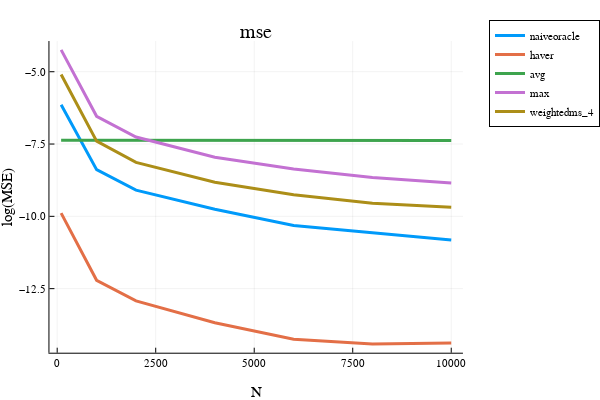

The notebook cell this image was saved under:
### Code cell
x = opt.N_ary
i = 1; plot(x, log.(mse[:,i]), label=estimator_names[i], linewidth=3)
i = 2; plot!(x, log.(mse[:,i]), label=estimator_names[i], linewidth=3)
i = 3; plot!(x, log.(mse[:,i]), label=estimator_names[i], linewidth=3) 
i = 4; plot!(x, log.(mse[:,i]), label=estimator_names[i], linewidth=3)
i = 5; plot!(x, log.(mse[:,i]), label=estimator_names[i], linewidth=3)
# i = 6; plot!(x, log.(mse[:,i]), label=estimator_names[i], linewidth=3)
plot!(xlabel="N", ylabel="log(MSE)", legend=:outertopright)  
title!("mse")

### Figure 1 — Plotly figure (JSON) as saved in the notebook; plotly's stock layout.template omitted (floating-point values rounded to 4 significant figures)
{"data": [{"colorbar": {"title": {"text": ""}}, "legendgroup": "naiveoracle", "line": {"color": "rgba(0, 154, 250, 1.000)", "dash": "solid", "shape": "linear", "width": 3}, "mode": "lines", "name": "naiveoracle", "showlegend": true, "type": "scatter", "x": [100, 1000, 2000, 4000, 6000, 8000, 10000], "xaxis": "x", "y": [-6.143, -8.386, -9.096, -9.755, -10.31, -10.58, -10.82], "yaxis": "y", "zmax": null, "zmin": null}, {"colorbar": {"title": {"text": ""}}, "legendgroup": "haver", "line": {"color": "rgba(227, 111, 71, 1.000)", "dash": "solid", "shape": "linear", "width": 3}, "mode": "lines", "name": "haver", "showlegend": true, "type": "scatter", "x": [100, 1000, 2000, 4000, 6000, 8000, 10000], "xaxis": "x", "y": [-9.888, -12.21, -12.92, -13.68, -14.25, -14.41, -14.38], "yaxis": "y", "zmax": null, "zmin": null}, {"colorbar": {"title": {"text": ""}}, "legendgroup": "avg", "line": {"color": "rgba(62, 164, 78, 1.000)", "dash": "solid", "shape": "linear", "width": 3}, "mode": "lines", "name": "avg", "showlegend": true, "type": "scatter", "x": [100, 1000, 2000, 4000, 6000, 8000, 10000], "xaxis": "x", "y": [-7.368, -7.367, -7.378, -7.378, -7.377, -7.381, -7.381], "yaxis": "y", "zmax": null, "zmin": null}, {"colorbar": {"title": {"text": ""}}, "legendgroup": "max", "line": {"color": "rgba(195, 113, 210, 1.000)", "dash": "solid", "shape": "linear", "width": 3}, "mode": "lines", "name": "max", "showlegend": true, "type": "scatter", "x": [100, 1000, 2000, 4000, 6000, 8000, 10000], "xaxis": "x", "y": [-4.244, -6.542, -7.257, -7.954, -8.363, -8.656, -8.85], "yaxis": "y", "zmax": null, "zmin": null}, {"colorbar": {"title": {"text": ""}}, "legendgroup": "weightedms_4", "line": {"color": "rgba(172, 142, 24, 1.000)", "dash": "solid", "shape": "linear", "width": 3}, "mode": "lines", "name": "weightedms_4", "showlegend": true, "type": "scatter", "x": [100, 1000, 2000, 4000, 6000, 8000, 10000], "xaxis": "x", "y": [-5.098, -7.399, -8.134, -8.821, -9.25, -9.544, -9.686], "yaxis": "y", "zmax": null, "zmin": null}], "layout": {"annotations": [{"font": {"color": "rgba(0, 0, 0, 1)", "family": "sans-serif", "size": 20}, "rotation": 0, "showarrow": false, "text": "mse", "x": 0.5498, "xanchor": "center", "xref": "paper", "y": 1, "yanchor": "top", "yref": "paper"}], "height": 400, "legend": {"bgcolor": "rgba(255, 255, 255, 1.000)", "bordercolor": "rgba(0, 0, 0, 1)", "borderwidth": 1, "font": {"color": "rgba(0, 0, 0, 1)", "family": "sans-serif", "size": 11}, "title": {"font": {"color": "rgba(0, 0, 0, 1)", "family": "sans-serif", "size": 15}, "text": ""}, "tracegroupgap": 0, "traceorder": "normal", "x": 1.05, "xanchor": "upper", "y": 1, "yanchor": "right"}, "margin": {"b": 20, "l": 0, "r": 0, "t": 20}, "paper_bgcolor": "rgba(255, 255, 255, 1.000)", "plot_bgcolor": "rgba(255, 255, 255, 1.000)", "showlegend": true, "width": 600, "xaxis": {"anchor": "y", "domain": [0.1061, 0.9934], "gridcolor": "rgba(0, 0, 0, 0.1)", "gridwidth": 0.5, "linecolor": "rgba(0, 0, 0, 1)", "mirror": false, "range": [-197, 10297], "showgrid": true, "showline": true, "showticklabels": true, "tickangle": 0, "tickcolor": "rgb(0, 0, 0)", "tickfont": {"color": "rgba(0, 0, 0, 1)", "family": "sans-serif", "size": 11}, "tickmode": "array", "ticks": "inside", "ticktext": ["0", "2500", "5000", "7500", "10000"], "tickvals": [0, 2500, 5000, 7500, 10000], "title": {"font": {"color": "rgba(0, 0, 0, 1)", "family": "sans-serif", "size": 15}, "text": "N"}, "type": "linear", "visible": true, "zeroline": false, "zerolinecolor": "rgba(0, 0, 0, 1)"}, "yaxis": {"anchor": "x", "domain": [0.07581, 0.9415], "gridcolor": "rgba(0, 0, 0, 0.1)", "gridwidth": 0.5, "linecolor": "rgba(0, 0, 0, 1)", "mirror": false, "range": [-14.71, -3.939], "showgrid": true, "showline": true, "showticklabels": true, "tickangle": 0, "tickcolor": "rgb(0, 0, 0)", "tickfont": {"color": "rgba(0, 0, 0, 1)", "family": "sans-serif", "size": 11}, "tickmode": "array", "ticks": "inside", "ticktext": ["−12.5", "−10.0", "−7.5", "−5.0"], "tickvals": [-12.5, -10, -7.5, -5], "title": {"font": {"color": "rgba(0, 0, 0, 1)", "family": "sans-serif", "size": 15}, "text": "log(MSE)"}, "type": "linear", "visible": true, "zeroline": false, "zerolinecolor": "rgba(0, 0, 0, 1)"}}}
